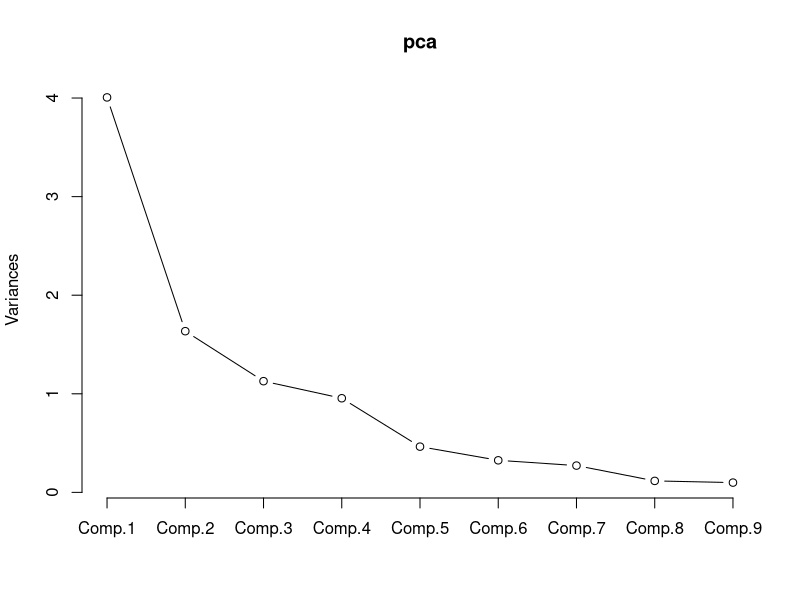
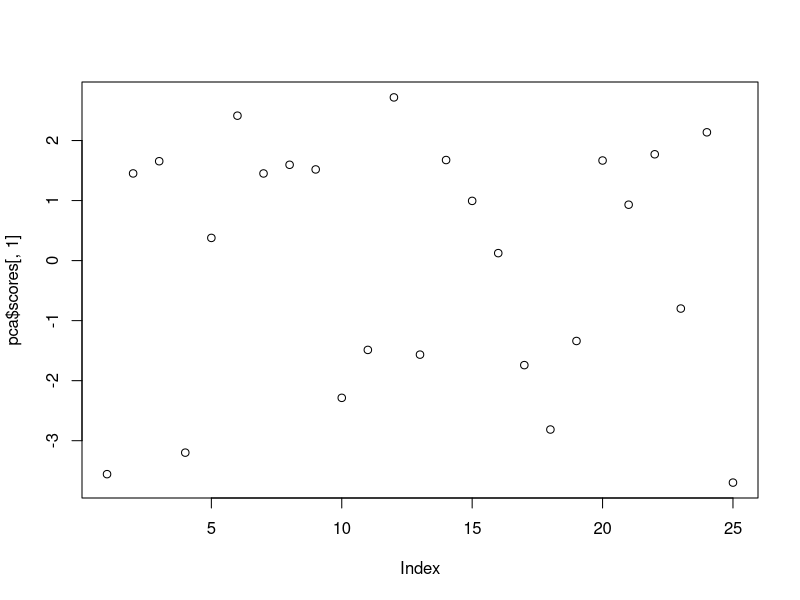
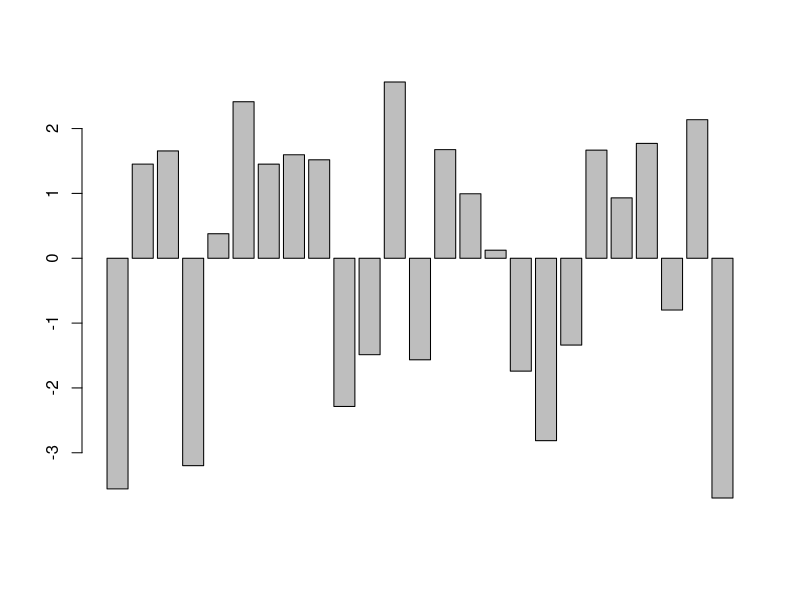

These charts were generated, in order, by the following R code:
setwd("E:/data analytics/datasets")

data = read.table("protein.txt", header=TRUE, sep="\t")

dim(data)
str(data)
head(data)

# For PCA analysis, keep all the variables
# except the first column with country names:
data = data[, -1]

summary(data)
cor(data)
cov(data)

pca = princomp(data, cor=T)
names(pca)
pca
summary(pca)
plot(pca, type="lines")

loadings(pca)
pca$scores

plot(pca$scores[,1]) 
barplot(pca$scores[,1])
